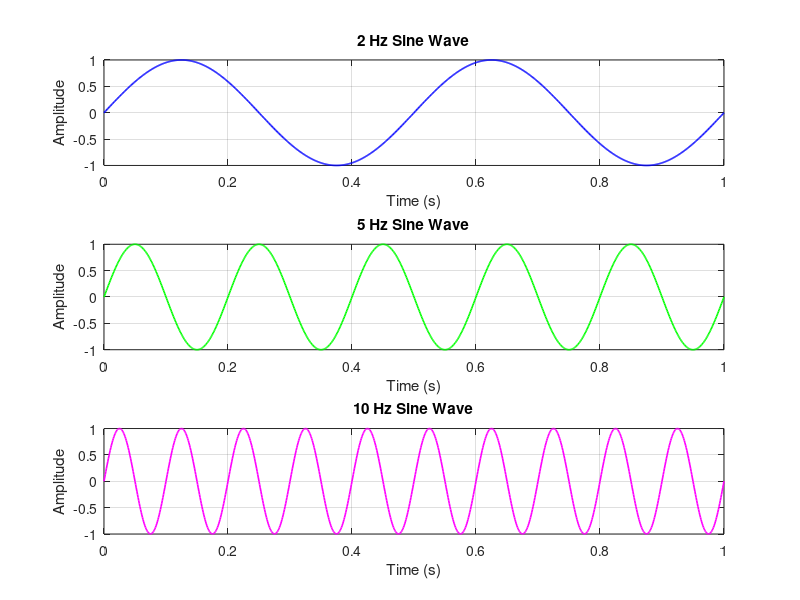
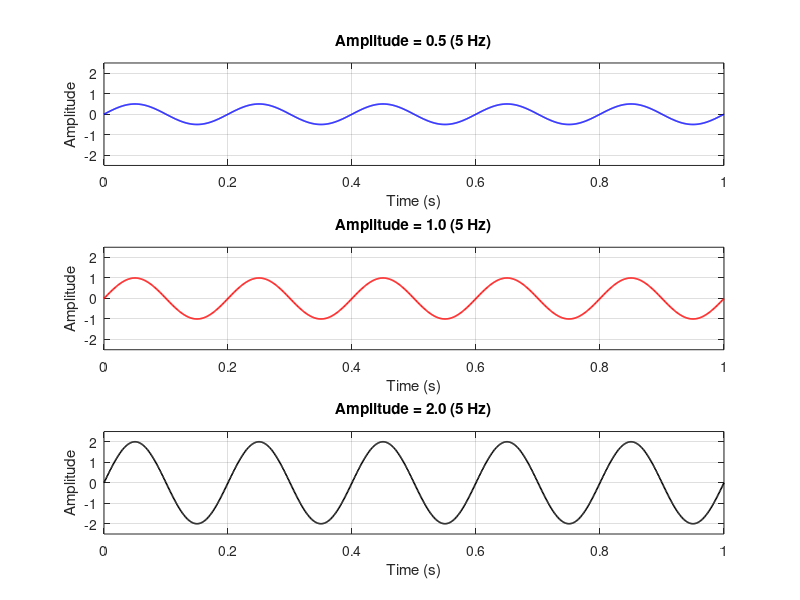
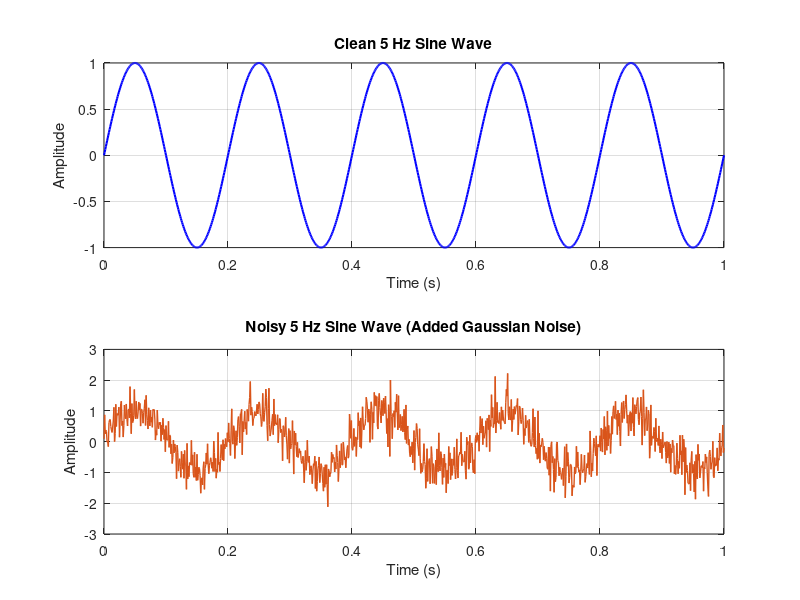
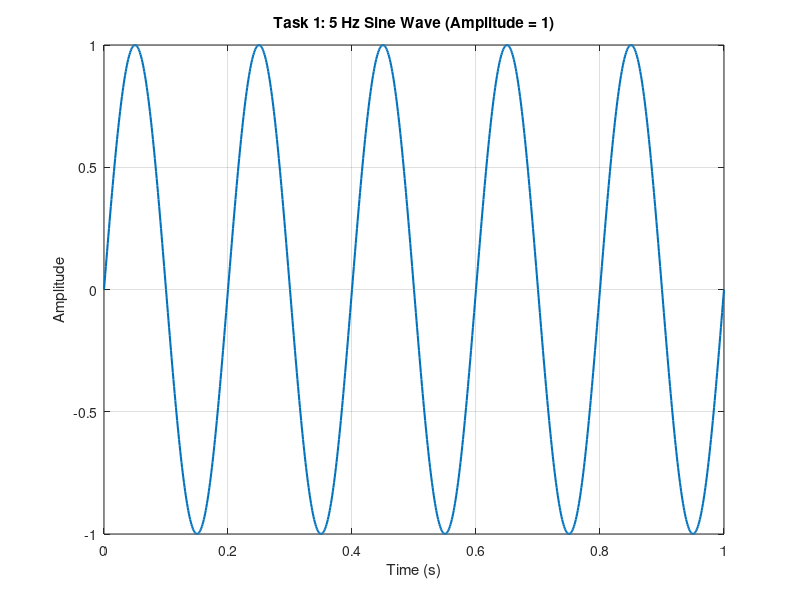

Here is the MATLAB script that generated these plots, in order:
%% Lecture01_signal_visualization.m
% Signal Creation, Visualization, and Analysis Assignment

clear;
close all;
clc;

%% Global Settings
fs = 1000;              % Sampling frequency (1000 samples per second)
t = 0:1/fs:1;           % Time vector: 0 to 1 second

%% Task 1: Create a Sine Wave
A1 = 1;                 % Amplitude
f1 = 5;                 % Frequency = 5 Hz
y1 = A1 * sin(2 * pi * f1 * t);

figure('Name', 'Task 1: Basic Sine Wave');
plot(t, y1, 'LineWidth', 1.5);
title('Task 1: 5 Hz Sine Wave (Amplitude = 1)');
xlabel('Time (s)');
ylabel('Amplitude');
grid on;

%% Task 2: Compare Different Frequencies
f_low = 2;              % 2 Hz
f_mid = 5;              % 5 Hz
f_high = 10;            % 10 Hz

y_2Hz = sin(2 * pi * f_low * t);
y_5Hz = sin(2 * pi * f_mid * t);
y_10Hz = sin(2 * pi * f_high * t);

fig_freq = figure('Name', 'Task 2: Frequency Comparison');

subplot(3, 1, 1);
plot(t, y_2Hz, 'LineWidth', 1.2, 'Color', 'b');
title('2 Hz Sine Wave');
xlabel('Time (s)');
ylabel('Amplitude');
grid on;

subplot(3, 1, 2);
plot(t, y_5Hz, 'LineWidth', 1.2, 'Color', 'g');
title('5 Hz Sine Wave');
xlabel('Time (s)');
ylabel('Amplitude');
grid on;

subplot(3, 1, 3);
plot(t, y_10Hz, 'LineWidth', 1.2, 'Color', 'm');
title('10 Hz Sine Wave');
xlabel('Time (s)');
ylabel('Amplitude');
grid on;

%% Task 3: Compare Different Amplitudes
f_base = 5;             % Shared frequency for comparison (5 Hz)
A_low = 0.5;
A_mid = 1.0;
A_high = 2.0;

y_amp05 = A_low * sin(2 * pi * f_base * t);
y_amp10 = A_mid * sin(2 * pi * f_base * t);
y_amp20 = A_high * sin(2 * pi * f_base * t);

fig_amp = figure('Name', 'Task 3: Amplitude Comparison');

subplot(3, 1, 1);
plot(t, y_amp05, 'LineWidth', 1.2, 'Color', 'b');
title('Amplitude = 0.5 (5 Hz)');
xlabel('Time (s)');
ylabel('Amplitude');
ylim([-2.5 2.5]);
grid on;

subplot(3, 1, 2);
plot(t, y_amp10, 'LineWidth', 1.2, 'Color', 'r');
title('Amplitude = 1.0 (5 Hz)');
xlabel('Time (s)');
ylabel('Amplitude');
ylim([-2.5 2.5]);
grid on;

subplot(3, 1, 3);
plot(t, y_amp20, 'LineWidth', 1.2, 'Color', 'k');
title('Amplitude = 2.0 (5 Hz)');
xlabel('Time (s)');
ylabel('Amplitude');
ylim([-2.5 2.5]);
grid on;

%% Task 4: Add Noise
f_clean = 5;
y_clean = sin(2 * pi * f_clean * t);

% Add zero-mean Gaussian white noise (standard deviation = 0.4)
noise = 0.4 * randn(size(t));
y_noisy = y_clean + noise;

fig_noise = figure('Name', 'Task 4: Clean vs Noisy Signal');

subplot(2, 1, 1);
plot(t, y_clean, 'LineWidth', 1.5, 'Color', 'b');
title('Clean 5 Hz Sine Wave');
xlabel('Time (s)');
ylabel('Amplitude');
grid on;

subplot(2, 1, 2);
plot(t, y_noisy, 'LineWidth', 1, 'Color', [0.85 0.33 0.1]);
title('Noisy 5 Hz Sine Wave (Added Gaussian Noise)');
xlabel('Time (s)');
ylabel('Amplitude');
grid on;

%% Task 5: Save Figures
saveas(fig_freq, 'frequency_comparison.png');
saveas(fig_amp, 'amplitude_comparison.png');
saveas(fig_noise, 'clean_vs_noisy_signal.png');

disp('All tasks executed and figures saved successfully.');
